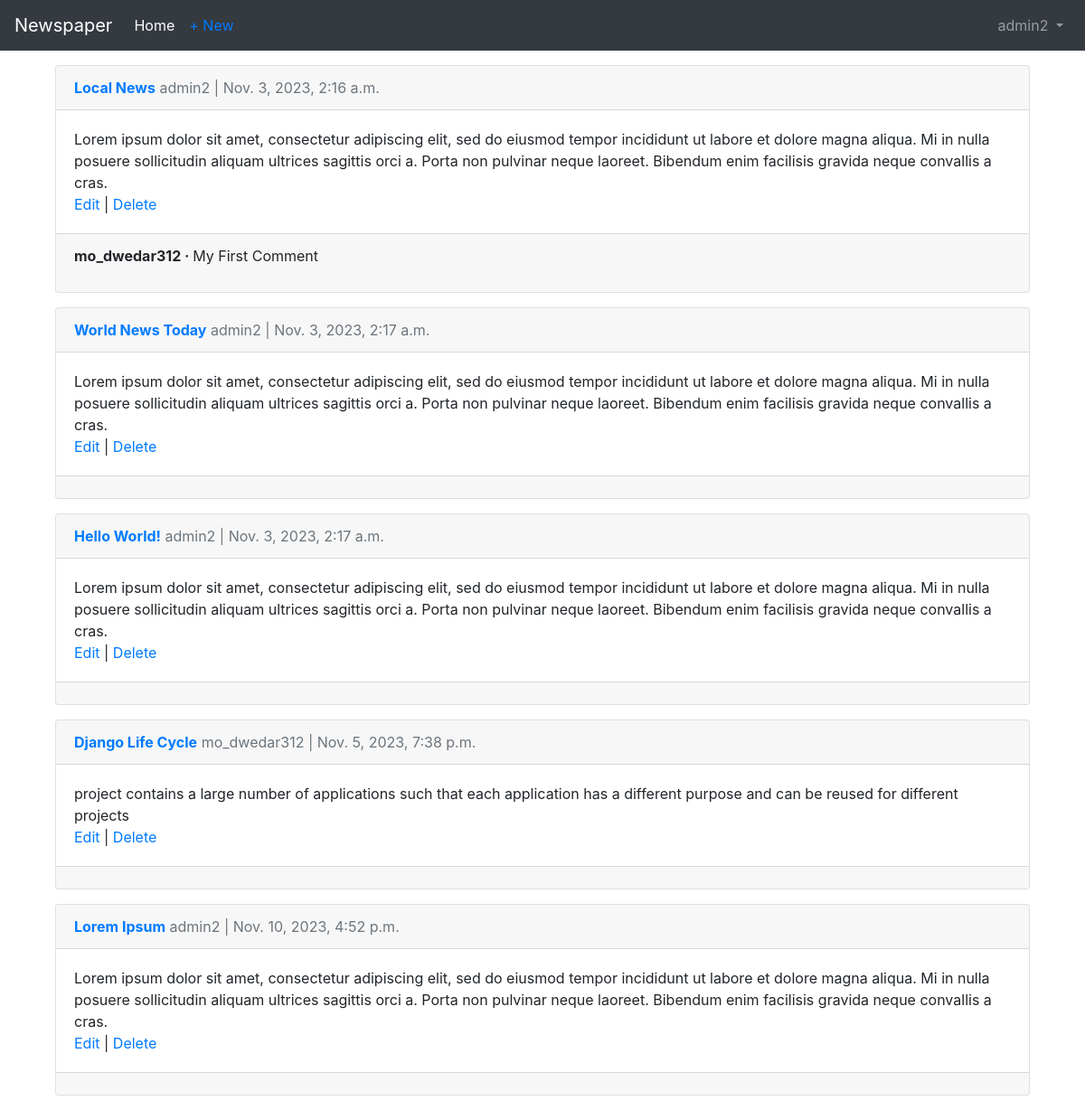
/articles/ (signed in), run on the app's committed database.
### accounts/models.py (models this page shows)
class CustomUser(AbstractUser):
    age = models.PositiveBigIntegerField(null=True , blank=True)

### articles/models.py (models this page shows, shortened)
class Article(models.Model):
    title = models.CharField(max_length=255)
    body = models.TextField()
    date = models.DateTimeField(auto_now_add=True)
    author = models.ForeignKey(
        get_user_model(),
        on_delete=models.CASCADE,
    )

class Comment(models.Model):
    article = models.ForeignKey(
        Article,
        on_delete=models.CASCADE,
        related_name='comments',
    )
    comment = models.CharField(max_length=200)
    author = models.ForeignKey(
        get_user_model(),
        on_delete=models.CASCADE,
    )
    def __str__(self):
        return self.comment

### articles/views.py (the view)
# urls.py: path('' , ArticleListView.as_view() , name='article_list'),
class ArticleListView(LoginRequiredMixin,ListView):
    model = Article
    template_name = 'article_list.html'

### templates/article_list.html (shortened to what this page needs)
{% extends 'base.html' %}
{% block content %}
    {% for article in object_list %}
        <div class="card m-3">
            <div class="card-header">
                <span class="font-weight-bold"><a href="{% url 'article_detail' article.pk %}">{{article.title}}</a></span>
                <span class="text-muted">{{article.author}} | {{article.date}}</span>
            </div>
            <div class="card-body">
                {{article.body}}
                <br>
                <a href="{% url 'article_edit' article.pk %}">Edit</a> |
                <a href="{% url 'article_delete' article.pk %}">Delete</a>
            </div>
            <div class="card-footer">
                {% for comment in article.comments.all %}
                <p>
                    <span class="font-weight-bold">
                        {{comment.author}} &middot;
                    </span>
                    {{comment}}
                </p>
                {% endfor %}
            </div>
        </div>
    {% endfor %}
{% endblock content %}

### templates/base.html (shortened to what this page needs)
<!DOCTYPE html>
<html lang="en">
<head>
    <link rel="stylesheet" href="https://cdn.jsdelivr.net/npm/bootstrap@4.6.2/dist/css/bootstrap.min.css">
</head>
<body>
    <nav class="navbar navbar-expand-lg navbar-dark bg-dark">
        <a class="navbar-brand" href="{% url 'home' %}">Newspaper</a>
        {% if user.is_authenticated %}
        <ul class="navbar-nav mr-auto">
            <li class="nav-item active">
                <a class="nav-link" href="{% url 'home' %}">Home <span class="sr-only">(current)</span></a>
            </li>
            <li class="nav-item">
                <a href="{% url 'article_new' %}" class="nav-link text-primary">+ New</a>
            </li>
        </ul>
        {% endif %}
        <div class="collapse navbar-collapse" id="navbarSupportedContent">
            {% if user.is_authenticated %}
            <ul class="navbar-nav ml-auto">
                <li class="nav-item">
                    <a class="nav-link dropdown-toggle" href="#" id="navbarDropdown" role="button" data-toggle="dropdown" aria-haspopup="true" aria-expanded="false">
                        {{ user.username }}
                    </a>
                </li>
            </ul>
            {% else %}
            <form class="form-inline ml-auto">
                <a class="btn btn-outline-secondary" href="{% url 'login' %}">Log In</a>
                <a class="btn btn-primary ml-2" href="{% url 'signup' %}">Sign Up</a>
            </form>
            {% endif %}
        </div>
    </nav>
    <main>
        <div class="container">
            {% block content %}
            {% endblock content %}
        </div>
    </main>
</body>
</html>

### data on the page
CustomUser: username "admin2"
Article: title "Local News", author "admin2", date "Nov. 3, 2023, 2:16 a.m.", body "Lorem ipsum dolor sit amet, consectetur adipiscing elit, sed do eiusmod tempor incididunt ut labore et dolore magna aliqua. Mi in nulla posuere sollicitudin aliquam ultrices sagittis orci a. Porta non pulvinar neque laoreet. Bibendum enim facilisis gravida neque convallis a cras."
Comment: author "mo_dwedar312", comment "My First Comment"
Article: title "World News Today", author "admin2", date "Nov. 3, 2023, 2:17 a.m.", body "Lorem ipsum dolor sit amet, consectetur adipiscing elit, sed do eiusmod tempor incididunt ut labore et dolore magna aliqua. Mi in nulla posuere sollicitudin aliquam ultrices sagittis orci a. Porta non pulvinar neque laoreet. Bibendum enim facilisis gravida neque convallis a cras."
Article: title "Hello World!", author "admin2", date "Nov. 3, 2023, 2:17 a.m.", body "Lorem ipsum dolor sit amet, consectetur adipiscing elit, sed do eiusmod tempor incididunt ut labore et dolore magna aliqua. Mi in nulla posuere sollicitudin aliquam ultrices sagittis orci a. Porta non pulvinar neque laoreet. Bibendum enim facilisis gravida neque convallis a cras."
Article: title "Django Life Cycle", author "mo_dwedar312", date "Nov. 5, 2023, 7:38 p.m.", body "project contains a large number of applications such that each application has a different purpose and can be reused for different projects"
Article: title "Lorem Ipsum", author "admin2", date "Nov. 10, 2023, 4:52 p.m.", body "Lorem ipsum dolor sit amet, consectetur adipiscing elit, sed do eiusmod tempor incididunt ut labore et dolore magna aliqua. Mi in nulla posuere sollicitudin aliquam ultrices sagittis orci a. Porta non pulvinar neque laoreet. Bibendum enim facilisis gravida neque convallis a cras."
